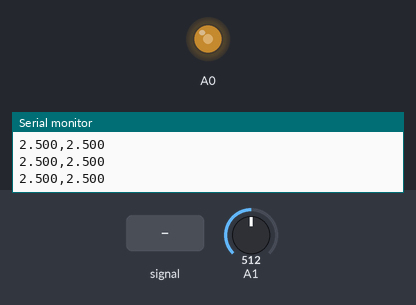
Simulated run of this sketch. Board: Arduino Zero (SAMD21). Parts: output pins drawn as LEDs (lit = HIGH), the last lines printed to the serial monitor. The test bench sets the inputs (shaded band); at power-on: A1 = 512 (analog values on the 0–1023 scale).

Above: at 1.2 s.
1.3 s: A1 fed a 200 Hz sine of ±81 counts around its level
4.3 s: A1 set to 900
At 5.9 s:
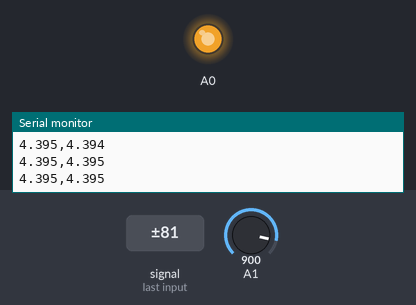
6.2 s: A1 set to 122
At 7.3 s:
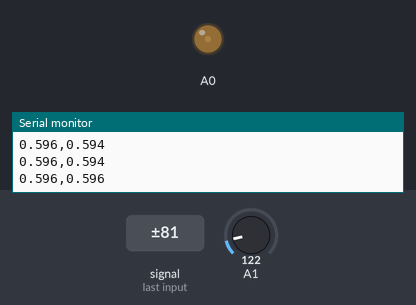
8.0 s: A1 set to 0
At 9.5 s:
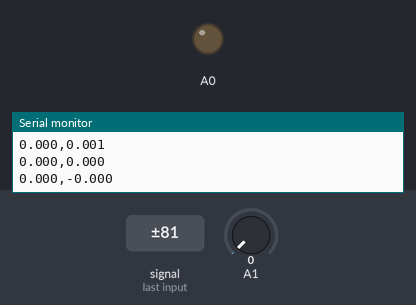
Timing chart, 0 to 10.5 s (numbered marks = the images above; inputs shaded):
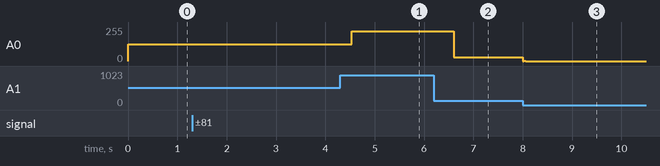

Measured:
- after the input at 6.2 s, A0: 224/255 → 30/255 after 0.40 s
- after the input at 8.0 s, A0: 30/255 → 0/255 at once

The sketch:

notch_A1_A0.ino
```cpp
const float    FS       = 2000.0;
const uint32_t TS_US    = 500;
const float    F_RED    = 60.0;
const float    Q_NOTCH  = 30.0;
const int      N_NOTCH  = 3;
const int      N_SOBRE  = 4;
const float    VREF     = 5.0;

struct Biquad {
  float b0, b1, b2, a1, a2, z1 = 0, z2 = 0;
  float step(float x) {
    float y = b0 * x + z1;
    z1 = b1 * x - a1 * y + z2;
    z2 = b2 * x - a2 * y;
    return y;
  }
};

void disenarNotch(Biquad &f, float f0, float q) {
  float w = 2 * PI * f0 / FS, c = cos(w), al = sin(w) / (2 * q), a0 = 1 + al;
  f.b0 = 1 / a0;  f.b1 = -2 * c / a0;  f.b2 = 1 / a0;
  f.a1 = -2 * c / a0;  f.a2 = (1 - al) / a0;
}

Biquad notch[N_NOTCH];
uint32_t tSig, tImp = 0;
float entradaV = 0, salidaV = 0;

float leerA1() {
  float s = 0;
  for (int i = 0; i < N_SOBRE; i++) s += analogRead(A1);
  return s / N_SOBRE;
}

void setup() {
  Serial.begin(115200);
  analogReadResolution(14);
  analogWriteResolution(12);
  for (int i = 0; i < N_NOTCH; i++) disenarNotch(notch[i], F_RED * (i + 1), Q_NOTCH);

  float x0 = leerA1();
  for (int k = 0; k < 2000; k++) { float v = x0; for (auto &n : notch) v = n.step(v); }
  tSig = micros();
}

void loop() {
  if ((int32_t)(micros() - tSig) < 0) return;
  tSig += TS_US;

  float x = leerA1();
  float y = x;
  for (auto &n : notch) y = n.step(y);

  int dac = (int)(y / 4.0 + 0.5);
  analogWrite(DAC, constrain(dac, 0, 4095));

  entradaV = x * VREF / 16383.0;
  salidaV  = y * VREF / 16383.0;
  uint32_t ahora = millis();
  if (ahora - tImp >= 10) {
    tImp = ahora;
    Serial.print(entradaV, 3); Serial.print(','); Serial.println(salidaV, 3);
  }
}
```
